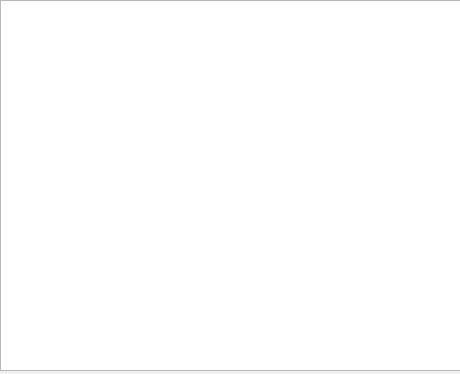
<?xml version="1.0" encoding="UTF-8"?>
<ui version="4.0">
 <class>Advanced</class>
 <widget class="QWidget" name="Advanced">
  <property name="geometry">
   <rect>
    <x>0</x>
    <y>0</y>
    <width>460</width>
    <height>374</height>
   </rect>
  </property>
  <property name="windowTitle">
   <string>PyQtGraph Demo</string>
  </property>
  <widget class="GLViewWidget" name="graphicsView">
   <property name="geometry">
    <rect>
     <x>0</x>
     <y>0</y>
     <width>461</width>
     <height>371</height>
    </rect>
   </property>
  </widget>
 </widget>
 <customwidgets>
  <customwidget>
   <class>GLViewWidget</class>
   <extends>QGraphicsView</extends>
   <header>pyqtgraph.opengl</header>
  </customwidget>
 </customwidgets>
 <resources/>
 <connections/>
</ui>
